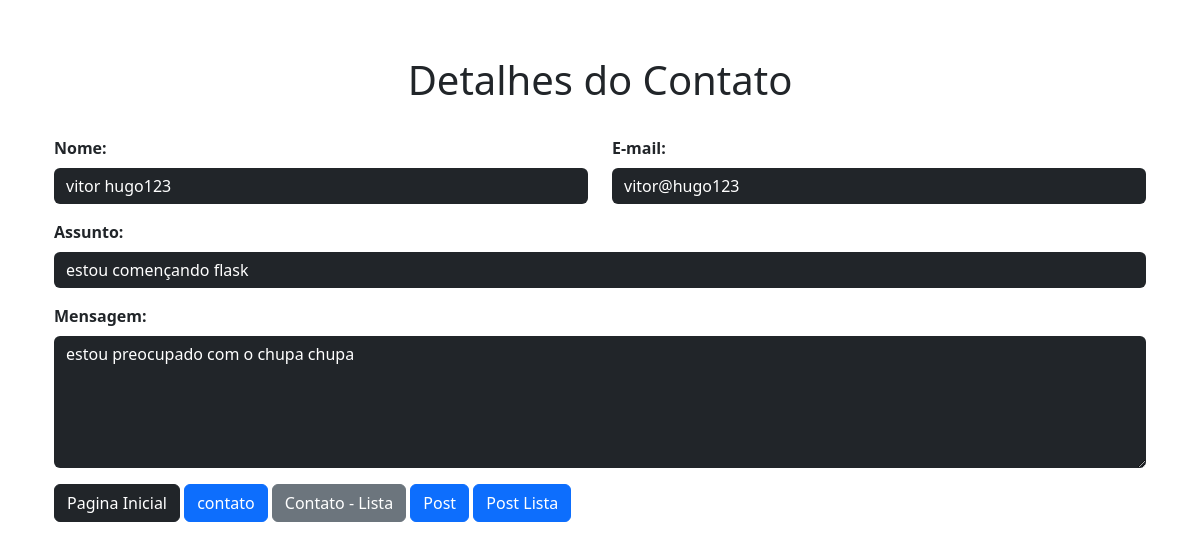
The app's page /Contato/1/ (signed in) with its own data.
### app/models.py (models this page shows)
class Contato(db.Model):
    id = db.Column(db.Integer,primary_key=True)
    data_envio = db.Column(db.DateTime, default=datetime.now(timezone.utc))
    nome = db.Column(db.String(100), nullable=True)
    email = db.Column(db.String(150), nullable=True)
    assunto = db.Column(db.String(100), nullable=True)
    mensagem = db.Column(db.Text, nullable=True)
    respondido = db.Column(db.Integer, default=0)

### app/views.py (the view)
@app.route('/Contato/<int:id>/')
@login_required
def contatoDetail(id):
    obj = Contato.query.get(id)
    return render_template('contato_detail.html', obj=obj)

### app/models.py (called while the page is built)
@login_manager.user_loader
def load_user(user_id):
    return User.query.get(user_id)

### app/templates/contato_detail.html
{% extends 'base.html' %}
{% block content %}
<div class="container">
<div class="container py-5">
    <div class="row mb-4">
        <div class="col-12 text-center">
            <h1>Detalhes do Contato</h1>
        </div>
    </div>
    <div class="row">
        <div class="col-md-6 mb-3">
            <label for="nome" class="form-label fw-bold">Nome:</label>
            <input
                type="text"
                id="nome"
                value="{{obj.nome}}"
                class="form-control bg-dark text-white border-0"
                readonly
            >
        </div>
        <div class="col-md-6 mb-3">
            <label for="email" class="form-label fw-bold">E-mail:</label>
            <input
                type="text"
                id="email"
                value="{{obj.email}}"
                class="form-control bg-dark text-white border-0"
                readonly
            >
        </div>
    </div>
    <div class="row">
        <div class="col-12 mb-3">
            <label for="assunto" class="form-label fw-bold">Assunto:</label>
            <input
                type="text"
                id="assunto"
                value="{{obj.assunto}}"
                class="form-control bg-dark text-white border-0"
                readonly
            >
        </div>
    </div>
    <div class="row">
        <div class="col-12 mb-3">
            <label for="mensagem" class="form-label fw-bold">Mensagem:</label>
            <textarea
                id="mensagem"
                class="form-control bg-dark text-white border-0"
                rows="5"
                readonly
            >{{obj.mensagem}}</textarea>
        </div>
    </div>
    {% include 'nav.html' %}
</div>
</div>
{% endblock %}

### records on screen
Contato: nome "vitor hugo123", email "vitor@hugo123", assunto "estou començando flask", mensagem "estou preocupado com o chupa chupa"
